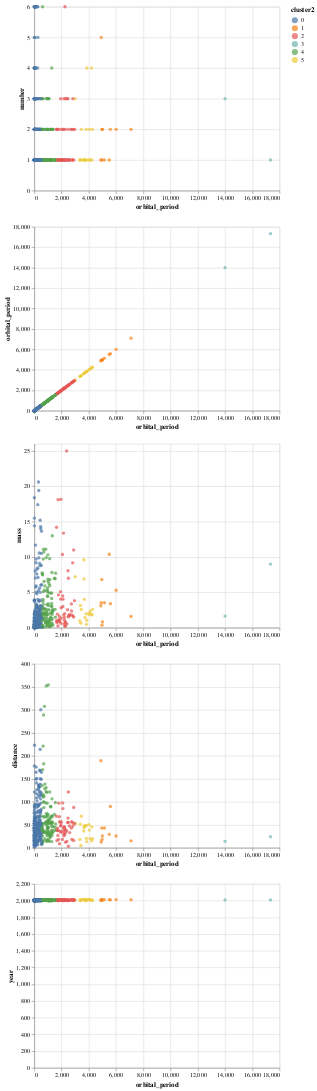

The notebook cell saved with this chart:
### Code cell
alt.vconcat(*chart_list2)

### Figure 1 — Vega-Lite specification as saved in the notebook (floating-point values rounded to 4 significant figures; data arrays with more than 128 entries replaced by an {"elided": "..."} marker saying what was removed)
{"config": {"view": {"continuousWidth": 400, "continuousHeight": 300}}, "vconcat": [{"mark": "circle", "encoding": {"color": {"type": "nominal", "field": "cluster2"}, "x": {"type": "quantitative", "field": "orbital_period"}, "y": {"type": "quantitative", "field": "number"}}}, {"mark": "circle", "encoding": {"color": {"type": "nominal", "field": "cluster2"}, "x": {"type": "quantitative", "field": "orbital_period"}, "y": {"type": "quantitative", "field": "orbital_period"}}}, {"mark": "circle", "encoding": {"color": {"type": "nominal", "field": "cluster2"}, "x": {"type": "quantitative", "field": "orbital_period"}, "y": {"type": "quantitative", "field": "mass"}}}, {"mark": "circle", "encoding": {"color": {"type": "nominal", "field": "cluster2"}, "x": {"type": "quantitative", "field": "orbital_period"}, "y": {"type": "quantitative", "field": "distance"}}}, {"mark": "circle", "encoding": {"color": {"type": "nominal", "field": "cluster2"}, "x": {"type": "quantitative", "field": "orbital_period"}, "y": {"type": "quantitative", "field": "year"}}}], "data": {"name": "data-78647ee8f5b53ec5300d1a180fc01cd4"}, "$schema": "https://vega.github.io/schema/vega-lite/v4.8.1.json", "datasets": {"data-78647ee8f5b53ec5300d1a180fc01cd4": {"elided": "498 records"}}}
